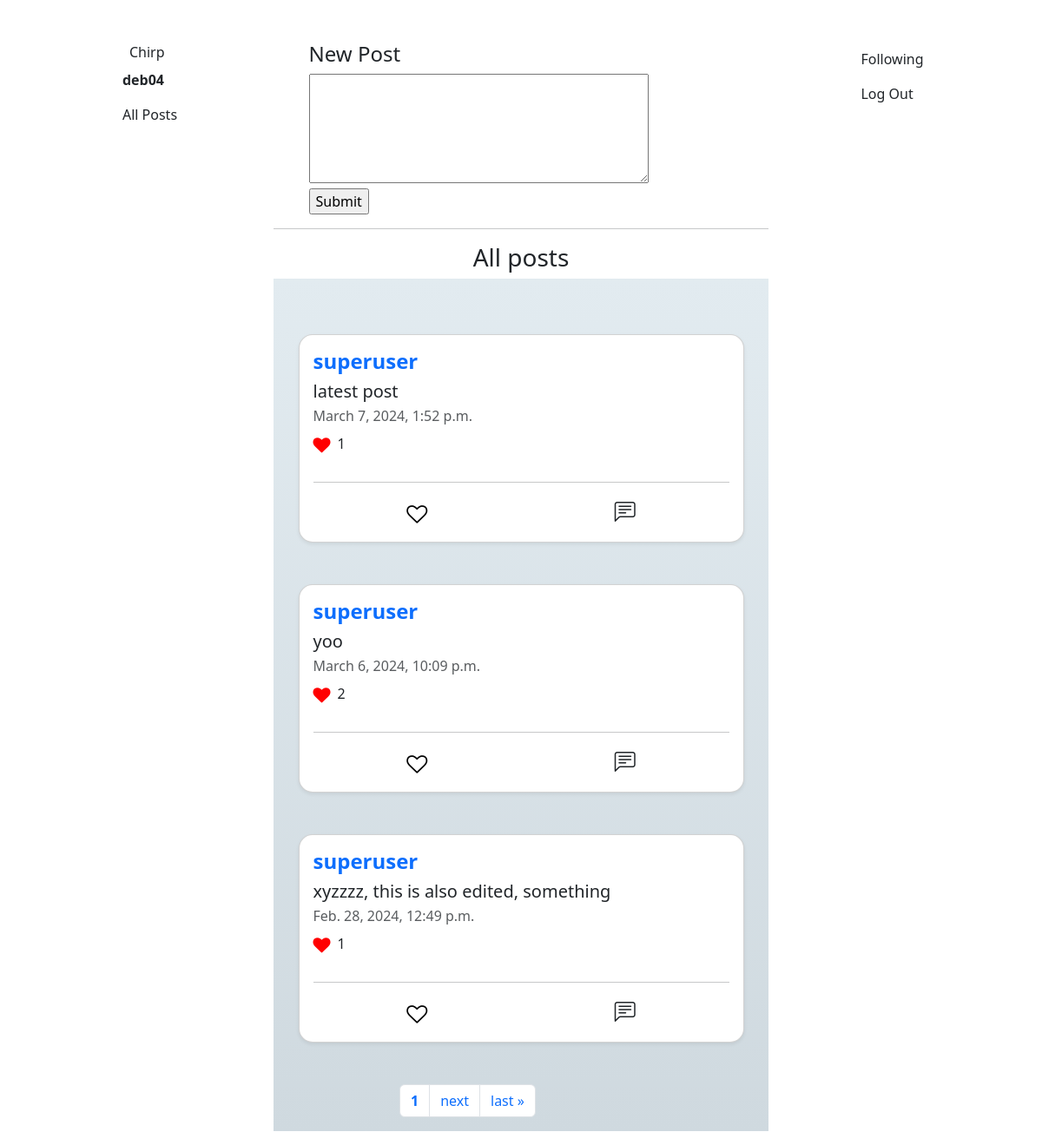
Screenshot of / (signed in) with the database file from the repository.
### network/models.py (models this page shows)
class User(AbstractUser, models.Model):
    follower_count = models.IntegerField(default=0)
    following_count = models.IntegerField(default=0)
    follower_list = models.ManyToManyField('User', blank=True, related_name='followers')
    following_list = models.ManyToManyField('User', blank=True, related_name='following')

class Posts(models.Model):
    username = models.ForeignKey('User', null=True, on_delete=models.SET_NULL, related_name='all_posts')
    post_content = models.CharField(max_length=1000)
    creation_time = models.DateTimeField(auto_now_add=True, blank=True, null=True)
    likes = models.IntegerField(default=0)
    liked_by = models.ManyToManyField('User', blank=True, related_name='likes')

### network/views.py (the view)
# urls.py: path("", views.index, name="index"),
def index(request):
    posts = Posts.objects.all().order_by('-creation_time')
    paginator = Paginator(posts, 3)
    page_number = request.GET.get("page")
    page_obj = paginator.get_page(page_number)
    return render(request, "network/index.html", {
        "post_form": PostForm(),
        "all_posts": page_obj,
        "all_comments": Comments.objects.all()
    })

### network/forms.py
class PostForm(forms.Form):
    post_content = forms.CharField(label="", widget=forms.Textarea(attrs={"rows":"5"}), max_length=1000)

### network/templates/network/index.html (shortened to what this page needs)
{% extends "network/layout.html" %}
{% load static %}
{% block body %}
  {% if post_form == "profile_pg" %}
    <div class="product-container container-fluid" style="width: 90%;">
      name: {{ user_profile.username }}
      <br>
      followers: {{ user_profile.follower_count }}
      <br>
      following: {{ user_profile.following_count }}
      <br>
      {% if user.is_authenticated and user.username != user_profile.username %}
          <a href="{% url 'followrequest' user_profile.username %}">
              <button>
                  {% if user in user_profile.follower_list.all %}
                      Unfollow
                  {% else %}
                      Follow
                  {% endif %}
              </button>
          </a>
          <br>
      {% endif %}
    </div>
  {% elif post_form != "profile_pg" and post_form != "following_pg" and user.is_authenticated %}
    <div class="product-container container-fluid" style="width: 90%;">
      <h4>New Post</h4>
      <form id="new-post" action="{% url 'newpost' %}" method="post">
        {{ post_form }}
        <input type="submit" value="Submit">
      </form>
    </div>
  {% endif %}
  <hr>
  <h3 class="text-center">All posts </h3>
  <div class="pt-3" style="background: linear-gradient(to top, #cfd9df 0%, #e2ebf0 100%);">
    {% for post in all_posts %}
    <div class="product-container rounded-4 container-fluid card my-5 shadow-sm p-3" style="width: 90%;">
      <div class="d-flex justify-content-between">
        <a class="text-decoration-none" href="{% url 'profile' post.username %}">
          <h4 class="fw-bold">{{ post.username }}</h4>
        </a>
      </div>
      <h5 id="post-{{post.id}}">{{ post.post_content }}</h5>
      <p class="card-subtitle mb-2 text-muted">{{ post.creation_time }}</p>
      <div class="d-flex">
        <i class="fa fa-heart pt-1" style="font-size:20px;color:red"></i>
        <p class="px-2" id="likecount-{{post.id}}">{{ post.likes }}</p>
      </div>
      <hr>
      <div class="d-flex justify-content-around">
        {% if user.is_authenticated %}
        <div id="like-{{post.id}}" onclick="like_post(id)">
          {% if user in post.liked_by.all %}
            <i class="fa fa-heart mt-2" style="font-size:24px;color:red"></i>
          {% else %}
            <i class="fa fa-heart-o mt-2" style="font-size:24px;color:black"></i>
          {% endif %}
        </div>
        {% endif %}
        <div id="loadcomment-{{post.id}}" onclick="load_comments(id)">
          <i class="bi bi-chat-left-text" style="font-size: 24px;"></i>
        </div>
      </div>
    </div>
  {% endfor %}
  <div class="product-container container-fluid" style="width: 25rem;">
    <ul class="pagination px-5">
      <li class="page-item">
          <p class="page-link fw-bold">{{ all_posts.number }}</p>
      </li>
      {% if all_posts.has_next %}
        <li class="page-item">
          <a href="?page={{ all_posts.next_page_number }}" class="page-link">next</a>
        </li>
        <li class="page-item">
          <a href="?page={{ all_posts.paginator.num_pages }}" class="page-link">last &raquo;</a>
        </li>
      {% endif %}
    </ul>
  </div>
  </div>
{% endblock %}

### network/templates/network/layout.html (shortened to what this page needs)
{% load static %}
<!DOCTYPE html>
<html lang="en">
    <head>
        <link rel="stylesheet" href="https://cdn.jsdelivr.net/npm/bootstrap@5.3.2/dist/css/bootstrap.min.css">
        <link rel="stylesheet" href="https://cdn.jsdelivr.net/npm/bootstrap-icons@1.3.0/font/bootstrap-icons.css">
        <link rel="stylesheet" href="https://cdnjs.cloudflare.com/ajax/libs/font-awesome/4.7.0/css/font-awesome.min.css">
        <link href="{% static 'network/styles.css' %}" rel="stylesheet">
    </head>
    <body>
        <div class="container">
            <div class="row">
                <div class="col-md-3 pt-5 d-flex justify-content-center">
                    <nav class="navigation-bar">
                        <ul class="navbar-nav d-flex flex-column">
                            <li class="nav-item">
                                <a class="navbar-brand mx-2" href="#">Chirp</a>
                            </li>
                        {% if user.is_authenticated %}
                            <li class="nav-item">
                                <a class="nav-link" href="{% url 'profile' user.username %}"><strong>{{ user.username }}</strong></a>
                            </li>
                        {% endif %}
                            <li class="nav-item">
                                <a class="nav-link" href="{% url 'index' %}">All Posts</a>
                            </li>
                        </ul>
                      </nav>
                </div>
                <div class="col-md-6 pt-5 px-0">
                    {% block body %}
                    {% endblock %}
                </div>
                <div class="col-md-3 pt-5 d-flex justify-content-center">
                    <nav class="navigation-bar">
                        <ul class="navbar-nav d-flex flex-column">
                        {% if user.is_authenticated %}
                            <li class="nav-item">
                                <a class="nav-link" href="{% url 'following' %}">Following</a>
                            </li>
                            <li class="nav-item">
                                <a class="nav-link" href="{% url 'logout' %}">Log Out</a>
                            </li>
                        {% endif %}
                        </ul>
                      </nav>
                </div>
            </div>
        </div>
    </body>
</html>

### network/static/network/styles.css (style rules this page uses)
.navigation-bar { position: relative; }
@media (min-width: 768px) { .navigation-bar { position: fixed; } }
input, textarea { max-width: 100%; }

### rows the page displays
User: username "deb04"
Posts: username "superuser", post_content "latest post", creation_time "March 7, 2024, 1:52 p.m.", likes "1"
Posts: username "superuser", post_content "yoo", creation_time "March 6, 2024, 10:09 p.m.", likes "2"
Posts: username "superuser", post_content "xyzzzz, this is also edited, something", creation_time "Feb. 28, 2024, 12:49 p.m.", likes "1"

### other values shown
{{ all_posts.number }} "1"
